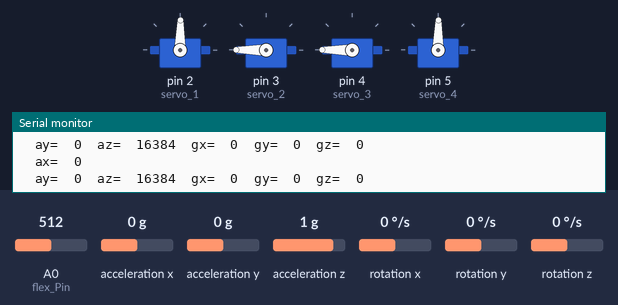
Simulated run of this sketch. Board: Arduino Uno, built with avr-gcc and run on an emulated ATmega328P. Parts: 4 × servo, the last lines printed to the serial monitor. The test bench sets the inputs (shaded band); at power-on: acceleration x 0 g, acceleration y 0 g, acceleration z 1 g, A0 (flex_Pin) = 512, rotation x 0 °/s, rotation y 0 °/s, rotation z 0 °/s.

Above: at 1.2 s.
1.3 s: acceleration x set to -1.4 g
At 2.4 s:
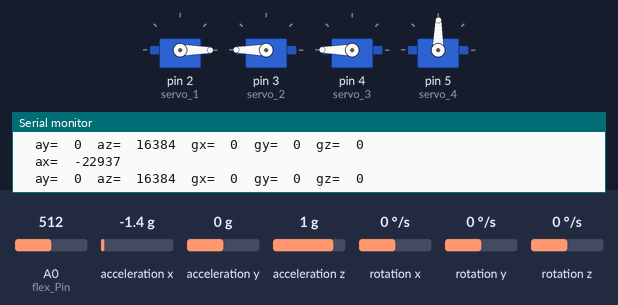
2.8 s: acceleration y set to 0.8 g
At 3.2 s:
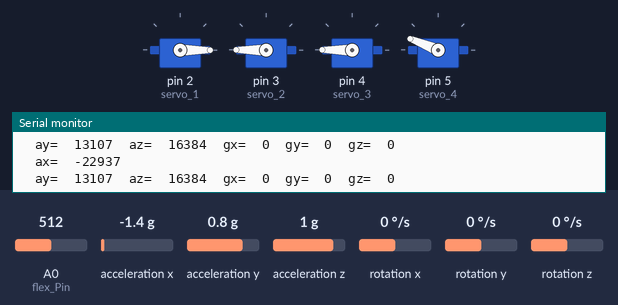
4.3 s: acceleration z set to -1.4 g
At 5.5 s:
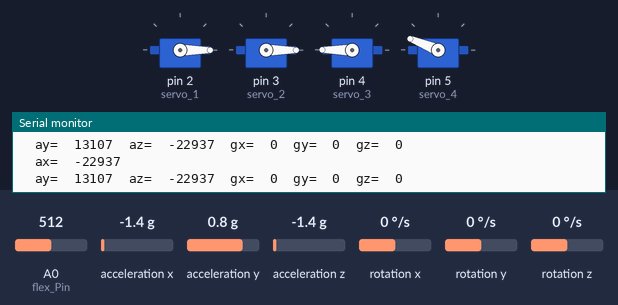
5.8 s: A0 (flex_Pin) set to 743
8.8 s: A0 (flex_Pin) set to 762
At 9.3 s:
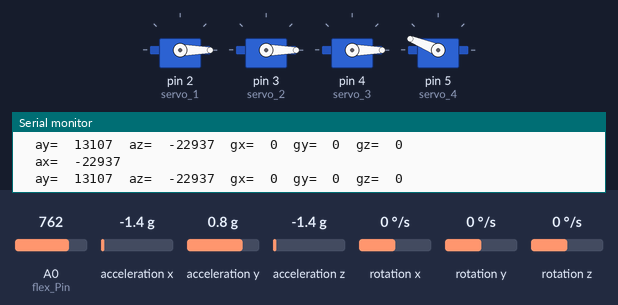
10.3 s: acceleration x set to 0 g
At 10.9 s:
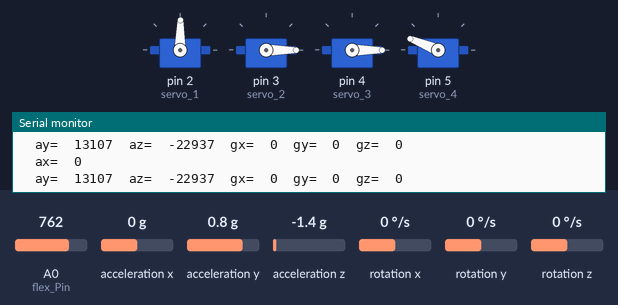
Timing chart, 0 to 12.8 s (numbered marks = the images above; inputs shaded):
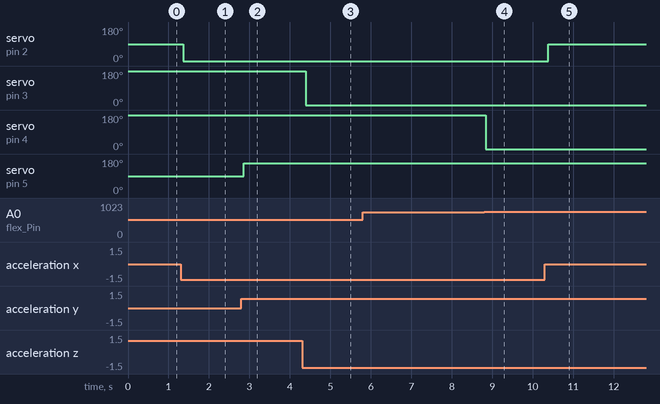

The sketch:

FINAL_code.ino
```cpp
#include<Wire.h>                //библиотека для работы с I2C
#include<Servo.h>               //библиотека для работы с сервомоторами
#include "Wire.h"               //библиотека для работы с I2C
#include "I2Cdev.h"             //библиотека для работы с I2C
#include "MPU6050.h"
Servo servo_1;
Servo servo_2;
Servo servo_3;
Servo servo_4;
MPU6050 mpu;
int16_t ax, ay, az;
int16_t gx, gy, gz;
int gripper;
int flex_Pin = A0;

void setup()
{
  Serial.begin(9600);
  Wire.begin();
  Serial.println("Initialize MPU");
  mpu.initialize();
  Serial.println(mpu.testConnection() ? "Connected" : "Connection failed");


  servo_1.attach(2);   // вперед/назад
  servo_2.attach(3);   // вверх/вниз
  servo_3.attach(4);   // захват руки
  servo_4.attach(5);   // влево/вправо
  pinMode(flex_Pin, INPUT);

}
void loop()
{
  int flex_sensorip = analogRead(flex_Pin);      //считываем показания с гибкого датчика
  if(flex_sensorip < 750){
    gripper = 180;
  }
  else{
    gripper = 0;
  }
  servo_3.write(gripper);                    //передаем значение захвата на 3-й сервомотор

  mpu.getMotion6(&ax, &ay, &az, &gx, &gy, &gz);
  Serial.print("\t");
  Serial.print("ax=  ");
  Serial.println(ax);

  Serial.print("\t");
  Serial.print("ay=  ");
  Serial.print(ay);


  Serial.print("\t");
  Serial.print("az=  ");
  Serial.print(az);


  Serial.print("\t");
  Serial.print("gx=  ");
  Serial.print(gx);

  Serial.print("\t");
  Serial.print("gy=  ");
  Serial.print(gy);


  Serial.print("\t");
  Serial.print("gz=  ");
  Serial.print(gz);
  Serial.println();
  servo_1.write(map(ax, -17000, 17000, 0, 179));
  servo_2.write(map(az, -17000, 17000, 0, 200));
  servo_4.write(map(ay, -17000, 17000, 0, 179));
  delay(10);
}
```

Measured:
- the behaviour switches between 749 and 750 on A0 (flex_Pin) (found by bisection; images 3 and 4)
- after the input at 1.3 s, servo on pin 2 (servo_1): 89° → 0° after 0.07 s
- after the input at 2.8 s, servo on pin 5 (servo_4): 89° → 158° after 0.06 s
- after the input at 4.3 s, servo on pin 3 (servo_2): 180° → 0° after 0.10 s
- after the input at 8.8 s, servo on pin 4 (servo_3): 180° → 0° at once
- after the input at 10.3 s, servo on pin 2 (servo_1): 0° → 89° after 0.08 s
